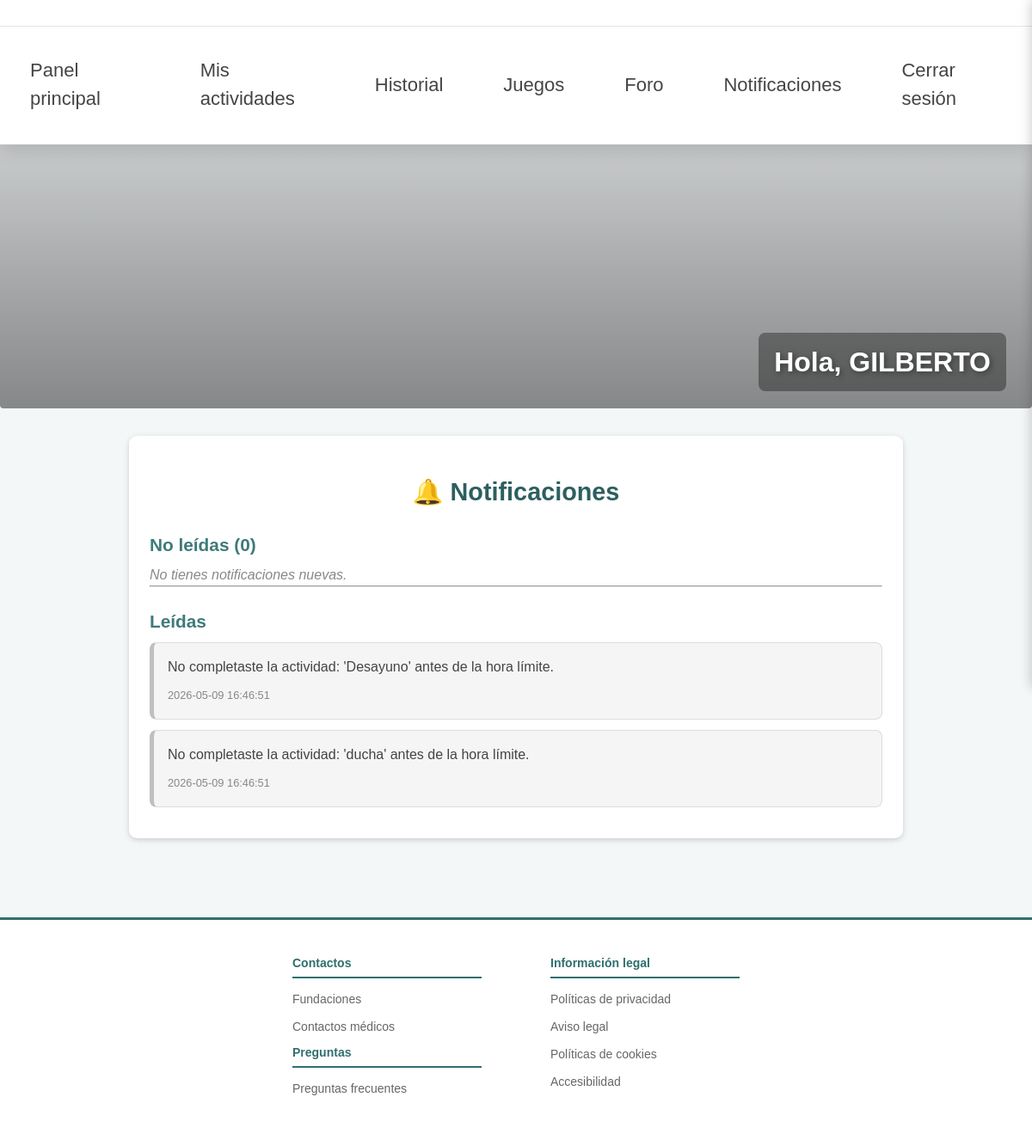
/pages/notificaciones.php (signed in), run on the app's committed database.
### tables this page shows
CREATE TABLE `notificaciones` (
  `id` int(11) NOT NULL,
  `usuario_id` int(11) NOT NULL,
  `mensaje` varchar(255) NOT NULL,
  `fecha` datetime DEFAULT current_timestamp(),
  `leida` tinyint(1) DEFAULT 0
);

### pages/notificaciones.php (the view, shortened to what this page needs)
<?php
$db = new Database();
$conn = $db->connect();
$user_id = $_SESSION['user_id'];
$sql_no_leidas = $conn->prepare("
    SELECT * FROM notificaciones
    WHERE usuario_id = :user_id AND leida = 0
    ORDER BY fecha DESC
");
$sql_no_leidas->execute([':user_id' => $user_id]);
$no_leidas = $sql_no_leidas->fetchAll(PDO::FETCH_ASSOC);
$sql_leidas = $conn->prepare("
    SELECT * FROM notificaciones
    WHERE usuario_id = :user_id AND leida = 1
    ORDER BY fecha DESC
");
$sql_leidas->execute([':user_id' => $user_id]);
$leidas = $sql_leidas->fetchAll(PDO::FETCH_ASSOC);
?>
<!DOCTYPE html>
<html lang="es">
<head>
    <link rel="stylesheet" href="/assets/css/color.css">
    <link rel="stylesheet" href="/assets/css/global.css">
    <link rel="stylesheet" href="/assets/css/header.css">
    <link rel="stylesheet" href="/assets/css/footer.css">
    <link rel="stylesheet" href="/assets/css/menu.css">
    <link rel="stylesheet" href="/assets/css/banner.css">
    <link rel="stylesheet" href="/assets/css/notificaciones.css">
</head>
<body>
<?php include "../includes/header.php"; ?>
<?php include "../includes/private-menu.php"; ?>
<?php include "../includes/private-banner.php"; ?>
<div class="contenedor-notificaciones">
    <h1 class="titulo-notificaciones">🔔 Notificaciones</h1>
    <h2 class="subtitulo-notificaciones">No leídas (<?php echo count($no_leidas); ?>)</h2>
    <?php if (count($no_leidas) === 0): ?>
        <p class="sin-notificaciones">No tienes notificaciones nuevas.</p>
    <?php endif; ?>
    <hr>
    <h2 class="subtitulo-notificaciones">Leídas</h2>
    <?php if (count($leidas) === 0): ?>
        <p class="sin-notificaciones">No tienes notificaciones leídas.</p>
    <?php else: ?>
        <?php foreach ($leidas as $n): ?>
            <div class="notificacion leida">
                <p class="mensaje"><?php echo $n['mensaje']; ?></p>
                <small class="fecha"><?php echo $n['fecha']; ?></small>
            </div>
        <?php endforeach; ?>
    <?php endif; ?>
</div>
<?php include "../includes/footer.php"; ?>
</body>
</html>

### assets/css/color.css (style rules this page uses)
:root { --color-primary: #2f6f6f; --color-primary-dark: #4d8f88; --color-primary-light: #8fcac3; --color-text: #444; --color-text-light: #666; --color-text-lighter: #888; --color-text-title: #2c5f5f; --color-text-subtitle: #3f7a7a; --color-bg: #f4f7f8; --color-btn-primary: #6c757d; --color-btn-primary-hover: #5c636a; --color-btn-secondary: #6c757d; --color-btn-secondary-hover: #5c636a; --color-white: #ffffff; --color-gray-100: #f5f5f5; --color-gray-200: #e0e0e0; --color-gray-300: #cccccc; --color-border: #dcdcdc; --color-border-strong: #bfbfbf; --color-hover-bg: #d4d4d4; --color-hover-primary: #4d8f88; --color-success: #4CAF50; --color-warning: #FFC107; --color-error: #E53935; --color-info: #2196F3; --color-red: #ff6b6b; --color-blue: #4d9fff; --color-green: #51d88a; --color-yellow: #ffe66d; --color-error-bg: #ffe1e1; --color-error-text: #b30000; --color-error-border: #ffb3b3; --color-primary-darker: #3b6d68; --color-warning: #a8744f; }

### assets/css/global.css (style rules this page uses)
* { box-sizing: border-box; margin: 0; padding: 0; }
body { font-family: "DM Sans", sans-serif; background: var(--color-bg); color: var(--color-text); line-height: 1.5; min-height: 100vh; display: flex; flex-direction: column; }
html, body { height: 100%; }
h1 { margin-top: 20px; color: var(--color-primary); font-size: 50px; text-align: center; }

### assets/css/notificaciones.css (style rules this page uses)
.contenedor-notificaciones { width: 90%; max-width: 900px; margin: 2rem auto; background: var(--color-white); padding: 1.5rem; border-radius: 0.6rem; box-shadow: 0 2px 6px var(--color-gray-300); }
.titulo-notificaciones { font-size: 1.8rem; margin-bottom: 1rem; color: var(--color-text-title); }
.subtitulo-notificaciones { font-size: 1.3rem; margin-top: 1.5rem; margin-bottom: 0.5rem; color: var(--color-text-subtitle); }
.notificacion { padding: 1rem; border-radius: 0.5rem; margin-bottom: 0.75rem; background: var(--color-gray-100); border: 1px solid var(--color-border); }
.leida { background: var(--color-gray-100); border-left: 5px solid var(--color-border-strong); }
.mensaje { margin-bottom: 0.5rem; color: var(--color-text); }
.fecha { font-size: 0.8rem; color: var(--color-text-lighter); }
.sin-notificaciones { color: var(--color-text-lighter); font-style: italic; }

### data on the page
notificaciones: mensaje "No completaste la actividad: 'Desayuno' antes de la hora límite.", fecha "2026-05-09 16:46:51"
notificaciones: mensaje "No completaste la actividad: 'ducha' antes de la hora límite.", fecha "2026-05-09 16:46:51"

### other printed values
$_SESSION["nombre"] "GILBERTO"
count($no_leidas) "0"
